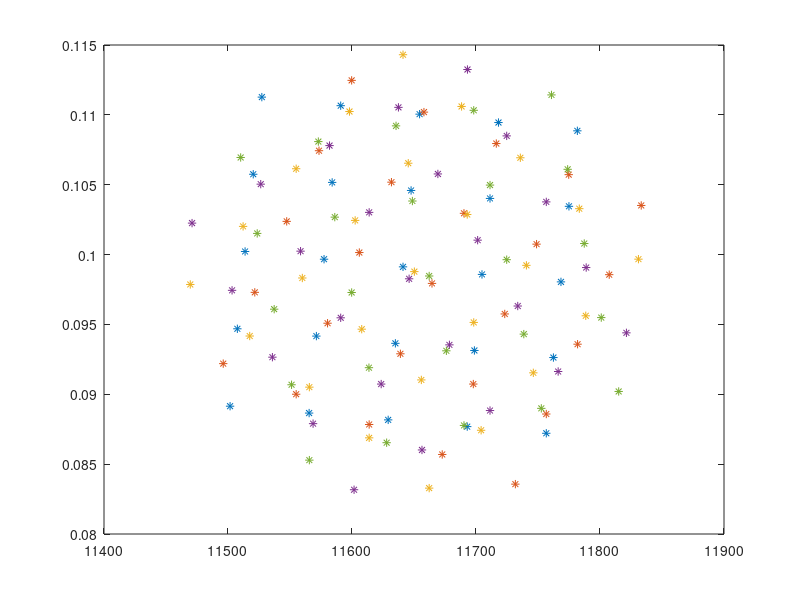

This chart was generated by the following MATLAB code:
% 192/2*128==12288;
k=0;
x=8704-k*64;y=7744+k*64; 
r = hypot(x ,y);% 11904 ,1024
z = (0:pi/10:pi/2-0.1)+ atan(y/x)-pi/5;
xy =r * [cos( z ); sin( z )];
% mod(xy+eps(1e3),64)
tmp=round(xy/64)*64
%%
tmp =[11584       10688        8704        5888        2496
    1152        4672        7744       10048       11392];
[x0,y0]=meshgrid(-128:64:128);
x = tmp(1,:)+x0(:);
y = tmp(2,:)+y0(:);
r=hypot(x,y);
z=atan(y./x)-(0:pi/10:pi/2-0.1);
plot(r,z,'*')
%%
ind=0.099<z & z<0.1035 & 1.157e4<r & r<1.162e4;
goldLocation=[x(ind),y(ind)]'
